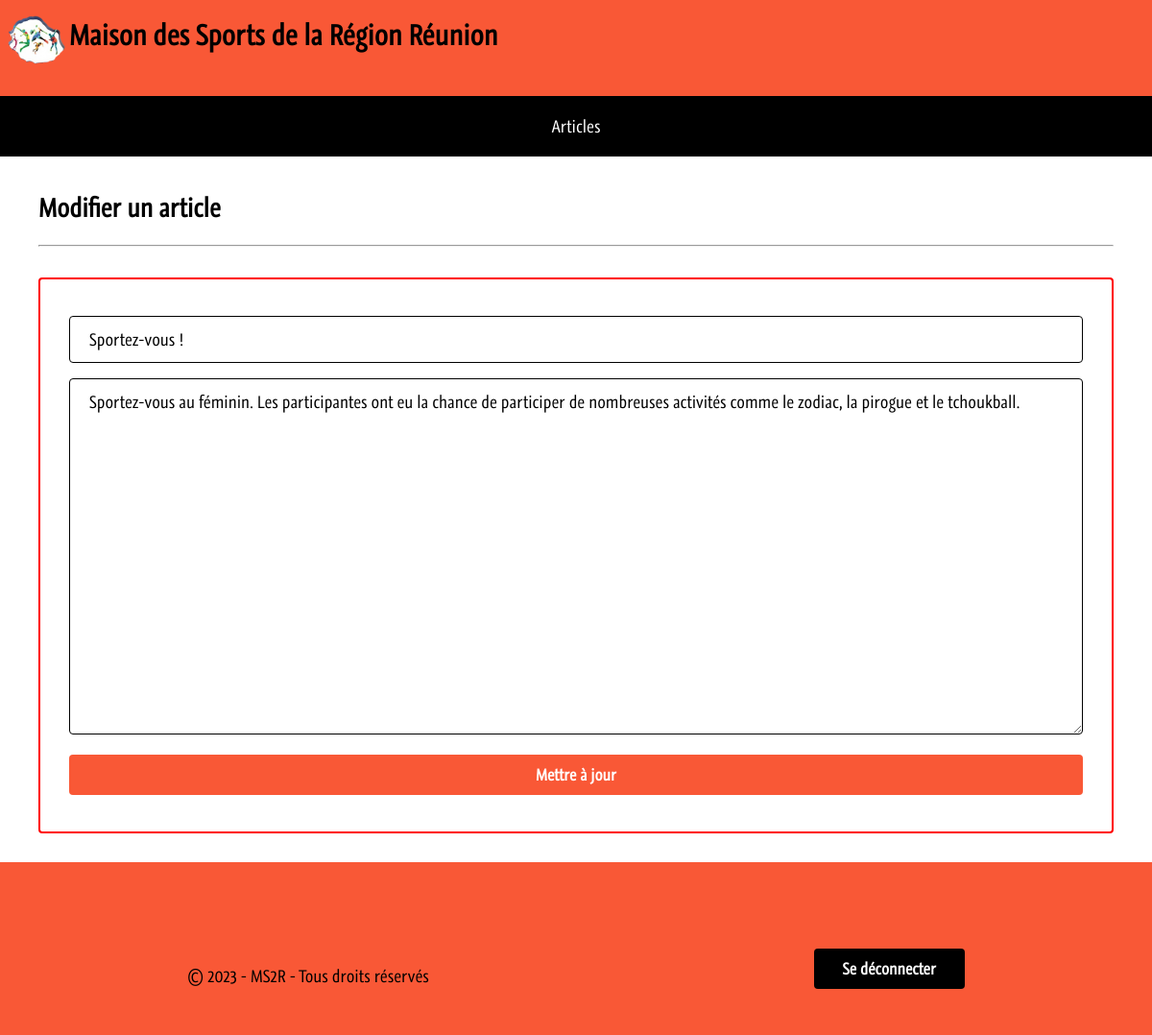
Screenshot of /bo/LENFANT/formModifArticle.php?id=1 (signed in) with the database file from the repository.
### tables this page shows
CREATE TABLE IF NOT EXISTS `article` (
  `id` smallint(6) NOT NULL AUTO_INCREMENT,
  `titre` varchar(75) DEFAULT NULL,
  `contenu` text,
  `datePublication` datetime DEFAULT NULL,
  `auteur` varchar(40) DEFAULT NULL,
  `miniature` varchar(100) DEFAULT NULL,
  PRIMARY KEY (`id`)
);

### bo/LENFANT/formModifArticle.php (the view, shortened to what this page needs)
<?php
    if(isset($_SESSION['id'])) {
?>
<?php
    require_once 'connexionBD.php';
    if(isset($_GET['id']) AND !empty($_GET['id'])) {
        $edition_id = htmlspecialchars($_GET['id']);
        $edit_article = $connexion->prepare('SELECT * FROM article WHERE id = ?');
        $edit_article->execute(array($edition_id));
        if($edit_article->rowCount() == 1) {
            $edit_article = $edit_article->fetch();
        } else {
            echo '<script>alert("L\'article à modifier n\'existe pas.")</script>';
            echo '<script>window.location="gestionArticles.php"</script>';
        }
    }
?>
<!DOCTYPE html PUBLIC "-//W3C//DTD HTML 4.01//EN" "http://www.w3.org/TR/html4/strict.dtd">
    <html lang="fr">
    <head>
        <link rel="stylesheet" type="text/css" href="styles/styles.css">
    </head>
    <?php include 'header.php'; ?>
    <?php include 'menu.php';?>
    <body>
        <div id="contenu-body">
            <div id="titre-connexion">
                <h2 itemprop="name">Modifier un article</h2>
                <hr>
            </div>
            <br>
            <form name="formModifArticle" method="POST">
                <input type="text" name="titreArticle" placeholder="Titre" autofocus="" required="" value="<?=$edit_article['titre']?>"><br>
                <textarea name="contenuArticle" placeholder="Contenu de l'article" style="" rows="15" cols="333"id="contenuArticle" required=""><?=$edit_article['contenu']?></textarea><br>
                <input type="submit" name="valider" value="Mettre à jour"><br>
            </form>
        </div>
    </body>
    <?php include 'footer.php'; ?>
</html>
<?php
    } else {
        header("Location:../index.php");
    }
?>

### bo/LENFANT/styles/styles.css (style rules this page uses)
html { background-color: white; font-family: "GraublauWeb Regular"; }
body { font-size: 14px; }
html, body, div { margin: 0px; padding: 0px; }
html, body { height: 100%; margin: 0; display: table; width: 100%; }
#contenu-body { margin-left: 25px; margin-right: 25px; margin-bottom: 15px; padding: 15px; font-size: 17px; }
form { margin-left: auto; margin-right: auto; font-family: "GraublauWeb Regular"; padding: 30px; border: 1px solid #f1f1f1; background: #fff; height: auto; width: auto; border-radius: 4px; border: 2px solid red; float: center; }
input[type="submit"] { background-color: #F95836; border: none; color: white; padding: 10px 30px; text-align: center; text-decoration: none; display: inline-block; font-size: 16px; border-radius: 4px; font-family: "GraublauWeb Regular"; font-weight: 700; cursor: pointer; width: 100%; margin: 8px 0; }
input[type="text"] { width: 100%; padding: 12px 20px; margin: 8px 0; box-sizing: border-box; display: inline-block; font-family: "GraublauWeb Regular"; font-size: 17px; border: 1px solid; border-radius: 4px; }
#contenuArticle { width: 100%; height: auto; padding: 12px 20px; margin: 8px 0; box-sizing: border-box; display: inline-block; font-family: "GraublauWeb Regular"; font-size: 17px; border: 1px solid; border-radius: 4px; }

### rows the page displays
article: titreArticle "Sportez-vous !", contenuArticle "Sportez-vous au féminin. Les participantes ont eu la chance de participer de nombreuses activités comme le zodiac, la pirogue et le tchoukball."
